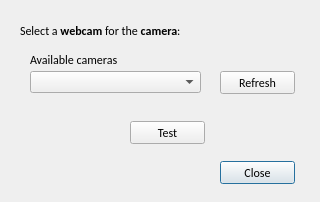
<?xml version="1.0" encoding="UTF-8"?>
<ui version="4.0">
 <class>dlg_webcam_selector</class>
 <widget class="QDialog" name="dlg_webcam_selector">
  <property name="geometry">
   <rect>
    <x>0</x>
    <y>0</y>
    <width>320</width>
    <height>202</height>
   </rect>
  </property>
  <property name="font">
   <font>
    <family>Calibri</family>
   </font>
  </property>
  <property name="windowTitle">
   <string>Webcam Selection</string>
  </property>
  <widget class="QPushButton" name="btn_close">
   <property name="geometry">
    <rect>
     <x>220</x>
     <y>161</y>
     <width>75</width>
     <height>23</height>
    </rect>
   </property>
   <property name="text">
    <string>Close</string>
   </property>
  </widget>
  <widget class="QLabel" name="lbl_webcam_selection">
   <property name="geometry">
    <rect>
     <x>20</x>
     <y>21</y>
     <width>201</width>
     <height>20</height>
    </rect>
   </property>
   <property name="text">
    <string>&lt;html&gt;&lt;head/&gt;&lt;body&gt;&lt;p&gt;Select a &lt;span style=&quot; font-weight:600;&quot;&gt;webcam&lt;/span&gt; for the &lt;span style=&quot; font-weight:600;&quot;&gt;camera&lt;/span&gt;:&lt;/p&gt;&lt;/body&gt;&lt;/html&gt;</string>
   </property>
  </widget>
  <widget class="QPushButton" name="btn_refresh_camera">
   <property name="geometry">
    <rect>
     <x>220</x>
     <y>71</y>
     <width>75</width>
     <height>23</height>
    </rect>
   </property>
   <property name="text">
    <string>Refresh</string>
   </property>
  </widget>
  <widget class="QPushButton" name="btn_test_webcam">
   <property name="geometry">
    <rect>
     <x>130</x>
     <y>121</y>
     <width>75</width>
     <height>23</height>
    </rect>
   </property>
   <property name="text">
    <string>Test</string>
   </property>
  </widget>
  <widget class="QComboBox" name="cbb_camera_list">
   <property name="geometry">
    <rect>
     <x>30</x>
     <y>71</y>
     <width>171</width>
     <height>22</height>
    </rect>
   </property>
   <property name="currentText">
    <string/>
   </property>
  </widget>
  <widget class="QLabel" name="lbl_available_camera">
   <property name="geometry">
    <rect>
     <x>30</x>
     <y>50</y>
     <width>111</width>
     <height>21</height>
    </rect>
   </property>
   <property name="text">
    <string>&lt;html&gt;&lt;head/&gt;&lt;body&gt;&lt;p&gt;Available cameras&lt;/p&gt;&lt;/body&gt;&lt;/html&gt;</string>
   </property>
  </widget>
 </widget>
 <resources/>
 <connections/>
</ui>
